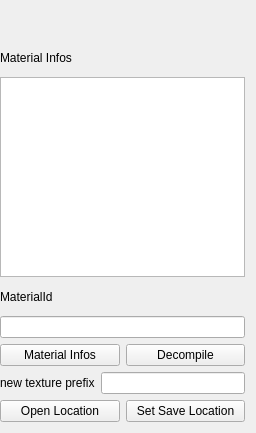
<?xml version="1.0" encoding="UTF-8"?>
<ui version="4.0">
 <class>ImageDecompiler</class>
 <widget class="QWidget" name="ImageDecompiler">
  <property name="geometry">
   <rect>
    <x>0</x>
    <y>0</y>
    <width>256</width>
    <height>433</height>
   </rect>
  </property>
  <property name="sizePolicy">
   <sizepolicy hsizetype="Preferred" vsizetype="Preferred">
    <horstretch>0</horstretch>
    <verstretch>0</verstretch>
   </sizepolicy>
  </property>
  <property name="minimumSize">
   <size>
    <width>256</width>
    <height>384</height>
   </size>
  </property>
  <property name="maximumSize">
   <size>
    <width>16777215</width>
    <height>16777215</height>
   </size>
  </property>
  <property name="focusPolicy">
   <enum>Qt::StrongFocus</enum>
  </property>
  <property name="windowTitle">
   <string>[KC] Image Decompiler</string>
  </property>
  <layout class="QVBoxLayout" name="verticalLayout">
   <property name="leftMargin">
    <number>0</number>
   </property>
   <item>
    <widget class="QLabel" name="myllab">
     <property name="text">
      <string/>
     </property>
    </widget>
   </item>
   <item>
    <widget class="QLabel" name="Materialinfos">
     <property name="text">
      <string>Material Infos</string>
     </property>
    </widget>
   </item>
   <item>
    <widget class="QTextBrowser" name="textBrowser">
     <property name="maximumSize">
      <size>
       <width>16777215</width>
       <height>200</height>
      </size>
     </property>
    </widget>
   </item>
   <item>
    <widget class="QLabel" name="MaterialId">
     <property name="text">
      <string>MaterialId</string>
     </property>
    </widget>
   </item>
   <item>
    <widget class="QLineEdit" name="line_edit_searchprototype">
     <property name="acceptDrops">
      <bool>false</bool>
     </property>
    </widget>
   </item>
   <item>
    <layout class="QHBoxLayout" name="horizontalLayout">
     <item>
      <widget class="QPushButton" name="searchbutton">
       <property name="text">
        <string>Material Infos</string>
       </property>
      </widget>
     </item>
     <item>
      <widget class="QPushButton" name="decompilebutton">
       <property name="text">
        <string>Decompile</string>
       </property>
      </widget>
     </item>
    </layout>
   </item>
   <item>
    <layout class="QHBoxLayout" name="horizontalLayout_2">
     <item>
      <widget class="QLabel" name="prefix">
       <property name="text">
        <string>new texture prefix</string>
       </property>
      </widget>
     </item>
     <item>
      <widget class="QLineEdit" name="lineedit_prefix"/>
     </item>
    </layout>
   </item>
   <item>
    <layout class="QHBoxLayout" name="horizontalLayout_3">
     <item>
      <widget class="QPushButton" name="openloc">
       <property name="text">
        <string>Open Location</string>
       </property>
      </widget>
     </item>
     <item>
      <widget class="QPushButton" name="SetSaveLocationButton">
       <property name="text">
        <string>Set Save Location</string>
       </property>
      </widget>
     </item>
    </layout>
   </item>
  </layout>
 </widget>
 <resources/>
 <connections/>
</ui>
